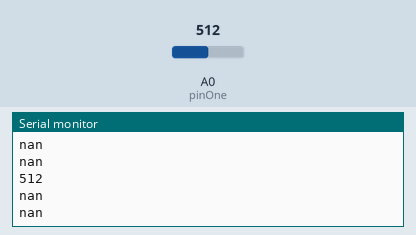
Bench run of a sketch on a simulated Arduino Uno, built with avr-gcc and run on an emulated ATmega328P. Parts: the last lines printed to the serial monitor. The inputs (shaded band) are chosen by the test bench; at power-on: A0 (pinOne) = 512.

Above: at 1.2 s.
1.3 s: A0 (pinOne) set to 716
At 1.41 s:
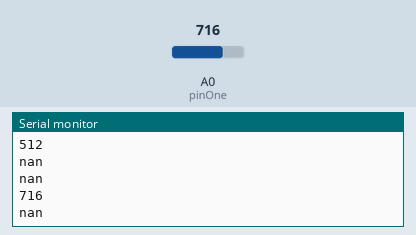
2.8 s: A0 (pinOne) set to 900
At 7.43 s:
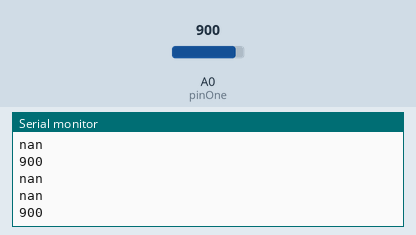
Timing chart, 0 to 8.9 s (numbered marks = the images above; inputs shaded):
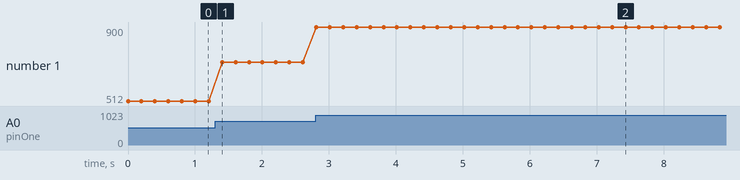

The sketch:

controlinoTEST.ino
```cpp
/*
	controlino.cpp - Library for controling an Arduino using the USB
	Created by Joel Koenka, April 2014
	Released under GPLv3

	controlino let's a user control the Arduino pins by issuing simple serial commands such as "Read" "Write" etc.
	It was originally written to be used with Instrumentino, the open-source GUI platform for experimental settings,
	but can also be used for other purposes.
	For Instrumentino, see:
	http://www.sciencedirect.com/science/article/pii/S0010465514002112	- Release article
	https://pypi.python.org/pypi/instrumentino/1.0						- Package in PyPi
	https://github.com/yoelk/instrumentino								- Code in GitHub
 */

#include "Arduino.h"
#include "HardwareSerial.h"
#include "SoftwareSerial.h"
#include "string.h"
#include <PID_v1.h>
 int pinOne = 0;

// ------------------------------------------------------------
// Main functions
// ------------------------------------------------------------

/***
 * The setup function is called once at startup of the sketch
 */
void setup() {
	Serial.begin(115200);


}

/***
 * The loop function is called in an endless loop
 */
void loop() {
  double val;
  Serial.println(analogRead(pinOne));
  val = tempCalc(analogRead(pinOne), 2);
  Serial.println(val);
  delay(100);

}


double tempCalc(int anVal, int n){
  double result;
  double A[] = {0.004045442, 0.003903939};
  double B[] = {-1.4426e-06, 2.21645e-05};
  double C[] = {-8.47204E-07, -9.45665e-07};
  double Rfix[] = {9900, 9850};
  if (anVal > 1)  {
    result = Rfix[n-1] / ((1023/anVal)-1);
    result = log(result);
    result = 1/ ( A[n-1] +B[n-1]*result +C[n-1]*result*result*result);
    result = double(result-273.15);
    Serial.println(result);
    delay(100);
    return result;
  }
  else {
    return 0;
  }
}
```

Measured:
- after the input at 1.3 s, the serial monitor: prints a new line after 0.11 s (image 1)
- after the input at 2.8 s, the serial monitor: prints a new line at once (image 2)
- plotted number 1: 512 → 716 after the input at 1.3 s, 716 → 900 after the input at 2.8 s
